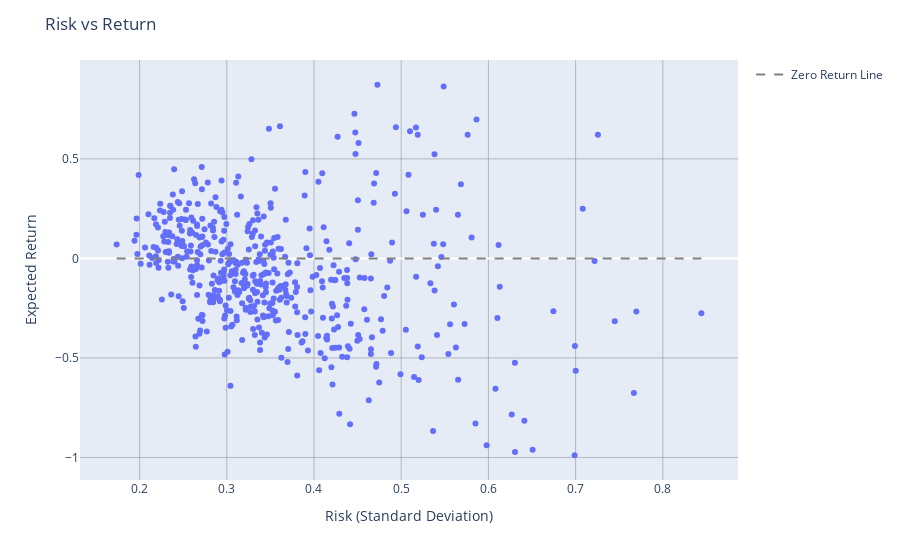

Write notebook code for a chart like this one.
### Code cell
import plotly.express as px
import plotly.graph_objects as go

fig = px.scatter(stock_df, x='Risk', y='Return', hover_data=['Ticker'])

fig.add_trace(
    go.Scatter(
        x=[min(stock_df['Risk']), max(stock_df['Risk'])],
        y=[0, 0],
        mode='lines',
        line=dict(color='gray', width=2, dash='dash'),
        name='Zero Return Line'
    )
)

fig.update_layout(
    title='Risk vs Return',
    xaxis=dict(
        title='Risk (Standard Deviation)',
        gridcolor='gray',
        gridwidth=0.5
    ),
    yaxis=dict(
        title='Expected Return',
        gridcolor='gray',
        gridwidth=0.5
    ),
    hoverlabel=dict(
        bgcolor='white',
        font=dict(
            size=16,
            family='Rockwell'
        )
    )
)
fig.show()

### Figure 1 — Plotly figure (JSON) as saved in the notebook; plotly's stock layout.template omitted (floating-point values rounded to 4 significant figures; data arrays with more than 128 entries replaced by an {"elided": "..."} marker saying what was removed)
{"data": [{"customdata": {"elided": "503x1 str values"}, "hovertemplate": "Risk=%{x}<br>Return=%{y}<br>Ticker=%{customdata[0]}<extra></extra>", "legendgroup": "", "marker": {"color": "#636efa", "symbol": "circle"}, "mode": "markers", "name": "", "orientation": "v", "showlegend": false, "type": "scatter", "x": {"elided": "503 float values"}, "xaxis": "x", "y": {"elided": "503 float values"}, "yaxis": "y"}, {"line": {"color": "gray", "dash": "dash", "width": 2}, "mode": "lines", "name": "Zero Return Line", "type": "scatter", "x": [0.1737, 0.8442], "y": [0, 0]}], "layout": {"hoverlabel": {"bgcolor": "white", "font": {"family": "Rockwell", "size": 16}}, "legend": {"tracegroupgap": 0}, "margin": {"t": 60}, "title": {"text": "Risk vs Return"}, "xaxis": {"anchor": "y", "domain": [0, 1], "gridcolor": "gray", "gridwidth": 0.5, "title": {"text": "Risk (Standard Deviation)"}}, "yaxis": {"anchor": "x", "domain": [0, 1], "gridcolor": "gray", "gridwidth": 0.5, "title": {"text": "Expected Return"}}}}
